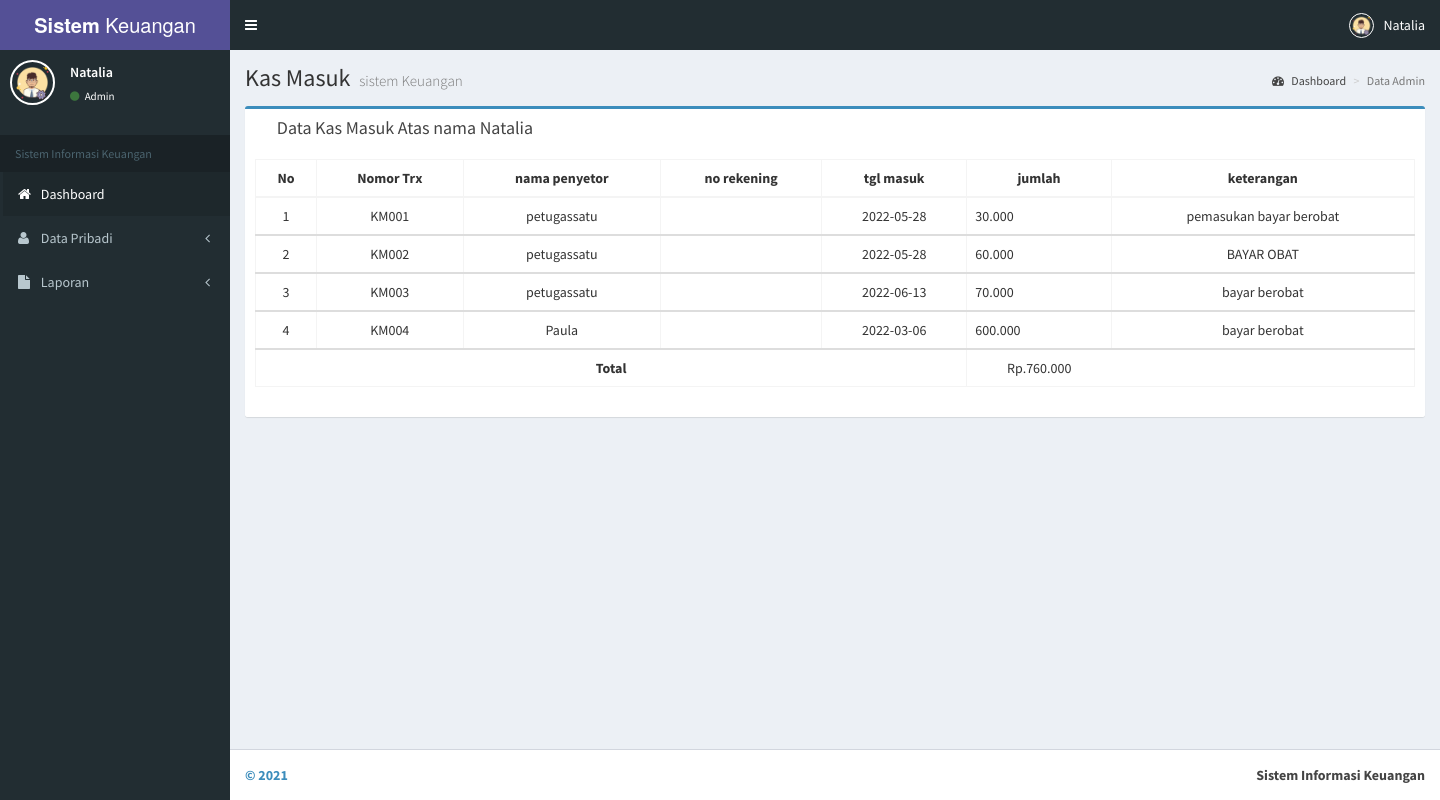
Page /keuangan/User/kasmasuk.php (signed in) on the committed database.
### tables this page shows
CREATE TABLE `tb_kasmasuk` (
  `id_trx` int(11) NOT NULL,
  `nomor_trx` varchar(25) NOT NULL,
  `nama_penyetor` varchar(55) NOT NULL,
  `tgl_masuk` date NOT NULL,
  `jumlah` varchar(25) NOT NULL,
  `keterangan` varchar(255) NOT NULL,
  `id_user` varchar(255) NOT NULL
);

### keuangan/User/kasmasuk.php (the view, shortened to what this page needs)
<?php
include "session.php";
?>
<!DOCTYPE html>
<html>
  <?php include "head.php"; ?>
  <body class="hold-transition skin-purple sidebar-mini">
    <div class="wrapper">
      <?php include "header.php"; ?>
      <?php include "menu.php"; ?>
      <div class="content-wrapper">
        <section class="content-header">
          <h1>
            Kas Masuk
            <small>sistem Keuangan</small>
          </h1>
          <ol class="breadcrumb">
            <li><a href="index.php"><i class="fa fa-dashboard"></i> Dashboard</a></li>
            <li class="active">Data Admin </li>
          </ol>
        </section>
        <section class="content">
          <div class="row">
            <section class="col-lg-12 connectedSortable">
              <div class="box box-primary">
                <div class="box-header">
                  <i class="ion ion-clipboard"></i>
                  <h3 class="box-title">Data Kas Masuk Atas nama <?php echo $_SESSION['username']?></h3>
                </div>
                <div class="box-body">
                   <table id="lookup" class="table table-bordered table-hover">
                  <?php
                    $query1="select * from tb_kasmasuk ";
                    $tampil=mysqli_query($koneksi, $query1) or die(mysqli_error());
                    ?>
                  <table id="example" class="table table-responsive table-hover table-bordered">
                  <thead>
                      <tr>
                        <th><center>No</center></th>
                        <th><center>Nomor Trx</center></th>
                        <th><center>nama penyetor</center></th>
                        <th><center>no rekening</center></th>
                         <th><center>tgl masuk</center></th>
                        <th><center>jumlah</center></th>
                        <th><center>keterangan</center></th>
                      </tr>
                  </thead>
                      <?php
                      $no = 0;
                      $subtotal=0;
                     while($data=mysqli_fetch_array($tampil)) {
                      $total = $data['jumlah'] * 1;
                      $subtotal = $subtotal + $total;
                      $no++;
                      ?>
                    <tbody>
                    <tr>
                    <td><center><?php echo $no; ?></center></td>
                    <td><center><?php echo $data['nomor_trx'];?></center></td>
                    <td><center><?php echo $data['nama_penyetor'];?></center></td>
                    <td><center><?php echo $data['kd_rekening'];?></center></td>
                    <td><center><?php echo $data['tgl_masuk'];?></center></td>
                      <td><?php $harga = $data['jumlah']; echo number_format($harga,0,".","."); ?></td>
                   <td><center><?php echo $data['keterangan'];?></center></td>
                        </tr></div>
                 <?php
              }
              ?>
                   <th colspan="5" class="text-center">Total </th>
                                    <td><center>Rp.<?php echo  number_format($subtotal,0,".","."); ?></center></td>
                </div>
                <div class="box-footer clearfix no-border">
                  </div>
      <?php include "footer.php"; ?>
  </body>
</html>

### keuangan/User/head.php (shortened to what this page needs)
<head>
   <link rel="stylesheet" href="../bootstrap/css/bootstrap.min.css">
   <link rel="stylesheet" href="../css/font-awesome.min.css">
   <link rel="stylesheet" href="../plugins/iCheck/all.css">
   <link rel="stylesheet" href="../css/ionicons.min.css">
   <link rel="stylesheet" href="../dist/css/AdminLTE.min.css">
   <link rel="stylesheet" href="../dist/css/skins/_all-skins.min.css">
   <link rel="stylesheet" href="../plugins/iCheck/flat/blue.css">
   <link rel="stylesheet" href="../plugins/morris/morris.css">
   <link rel="stylesheet" href="../plugins/jvectormap/jquery-jvectormap-1.2.2.css">
   <link rel="stylesheet" href="../plugins/datepicker/datepicker3.css">
   <link rel="stylesheet" href="../plugins/daterangepicker/daterangepicker-bs3.css">
   <link rel="stylesheet" href="../plugins/bootstrap-wysihtml5/bootstrap3-wysihtml5.min.css">
<link rel="stylesheet" href="../plugins/datatables/dataTables.bootstrap.css"/>
   <link rel="stylesheet" href="../plugins/select2/select2.min.css">
 </head>

### keuangan/User/header.php (shortened to what this page needs)
<header class="main-header">
        <a href="index.php" class="logo">
          <span class="logo-lg"><b>Sistem </b> Keuangan</span>
        </a>
        <nav class="navbar navbar-static-top" role="navigation">
          <a href="#" class="sidebar-toggle" data-toggle="offcanvas" role="button">
          </a>
          <div class="navbar-custom-menu">
            <ul class="nav navbar-nav">
              <li class="dropdown user user-menu">
                <a href="#" class="dropdown-toggle" data-toggle="dropdown">
                  <img src="../admin/<?php echo $_SESSION['gambar']; ?>" class="user-image" style="border: 1px solid white;" alt="User Image">
                  <span class="hidden-xs"><?php echo $_SESSION['nama']; ?></span>
                </a>
              </li>
            </ul>
          </div>
        </nav>
      </header>

### keuangan/User/menu.php (shortened to what this page needs)
<aside class="main-sidebar">
        <section class="sidebar">
          <div class="user-panel">
            <div class="pull-left image">
              <img src="../admin/<?php echo $_SESSION['gambar']; ?>" height="200" width="200" style="border: 2px solid white;" class="img-circle" alt="User Image">
            </div>
            <div class="pull-left info">
              <p><?php echo $_SESSION['nama']; ?></p>
              <a href="index.php"><i class="fa fa-circle text-success"></i> <?php echo $_SESSION['level']; ?></a>
            </div>
          </div><br />
          <ul class="sidebar-menu">
            <li class="header">Sistem Informasi Keuangan</li>
            <li class="active treeview">
              <a href="index.php">
                <i class="fa fa-home"></i> <span>Dashboard</span>
              </a>
            </li>
            <li class="treeview">
              <a href="#">
                <i class="fa fa-user"></i> <span>Data Pribadi</span>
                <i class="fa fa-angle-left pull-right"></i>
              </a>
            </li>
            <li>
              <a href="#">
                <i class="fa fa-file"></i> <span>Laporan</span> <i class="fa fa-angle-left pull-right"></i>
              </a>
            </li>
        </section>
      </aside>

### keuangan/User/footer.php
<footer class="main-footer">
        <div class="pull-right hidden-xs">
          <b>Sistem Informasi Keuangan</b>
        </div>
        <strong> <a href="" target="_blank"> &copy; 2021</a></strong>
      </footer>

### rows in the picture
tb_kasmasuk: nomor_trx "KM001", nama_penyetor "petugassatu", tgl_masuk "2022-05-28", jumlah "30.000", keterangan "pemasukan bayar berobat"
tb_kasmasuk: nomor_trx "KM002", nama_penyetor "petugassatu", tgl_masuk "2022-05-28", jumlah "60.000", keterangan "BAYAR OBAT"
tb_kasmasuk: nomor_trx "KM003", nama_penyetor "petugassatu", tgl_masuk "2022-06-13", jumlah "70.000", keterangan "bayar berobat"
tb_kasmasuk: nomor_trx "KM004", nama_penyetor "Paula", tgl_masuk "2022-03-06", jumlah "600.000", keterangan "bayar berobat"

### other values in the picture
$_SESSION['nama'] "Natalia"
$_SESSION['level'] "Admin"
$_SESSION['username'] "Natalia"
$subtotal "760.000"
